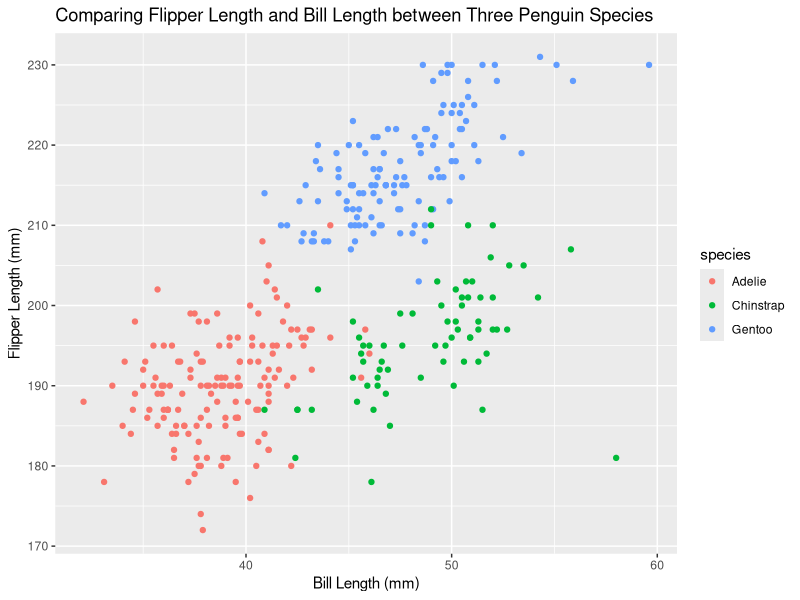
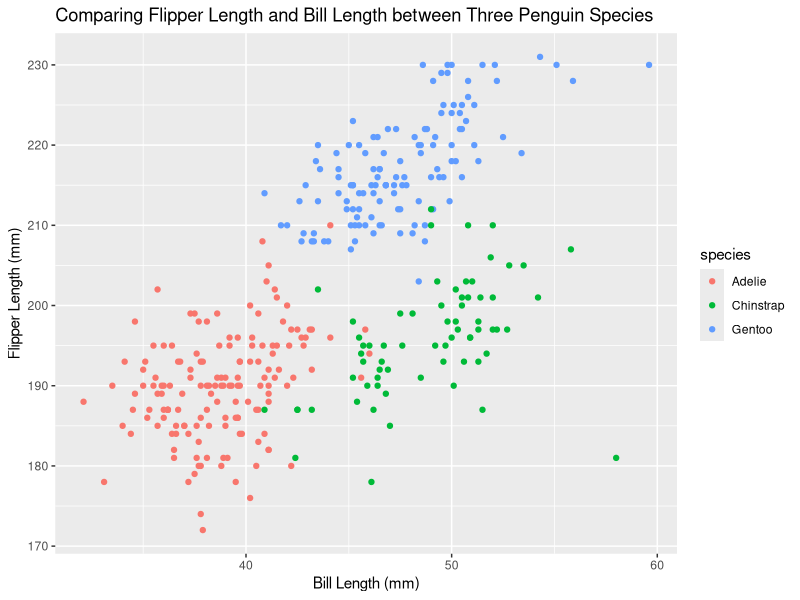

These figures' R source, in order:
## ---- chunk 1
#knitr::opts_chunk$set(echo = TRUE)
library(tidyverse)
#library(kableExtra)
#library(tibble)
## ---- chunk 2
prob1_df = 
  tibble(
    samp = rnorm(10),
    samp_gt_0 = samp > 0,
    char_vec = c("a", "b", "c", "d", "e", "f", "g", "h", "i", "j"),
    factor_vec = factor(c("low", "low", "low", "mod", "mod", "mod", "high", "high", "high", "high"))
  )
prob1_df
## ---- chunk 3
mean(pull(prob1_df, samp))
mean(pull(prob1_df, samp_gt_0))
mean(pull(prob1_df, char_vec))
mean(pull(prob1_df, factor_vec))
## ---- chunk 4
as.numeric(pull(prob1_df, samp))
as.numeric(pull(prob1_df, samp_gt_0)) #this works
as.numeric(pull(prob1_df, char_vec)) #this does not
as.numeric(pull(prob1_df, factor_vec)) #this one worked
## ---- chunk 5
#convert the logical vector to numeric, and multiply the random sample by the result
as.numeric(pull(prob1_df, samp_gt_0)) * pull(prob1_df, samp)

#convert the logical vector to a factor, and multiply the random sample by the result
factor(pull(prob1_df, samp_gt_0)) * pull(prob1_df, samp)

#convert the logical vector to a factor and then convert the result to numeric, and multiply the random sample by the result
as.numeric(factor(pull(prob1_df, samp_gt_0))) * pull(prob1_df, samp)
## ---- chunk 6
data("penguins", package = "palmerpenguins")
## ---- chunk 7
dim(penguins) #printing th dimentions
variable.names(penguins) #the vraible names
mean(penguins$flipper_length_mm, na.rm=TRUE) #mean flipper length
## ---- chunk 8
summary(penguins) #this gives us a summary of the varaibles. 
## ---- chunk 9
penguins %>% 
  group_by(species, island) %>%
  summarise(n = n(),
            bill_lenth_mean = mean(bill_length_mm, na.rm = TRUE),
            bill_dept_mean  = mean(bill_depth_mm, na.rm = TRUE), 
            flipper_lenth_mean = mean(flipper_length_mm, na.rm = TRUE),
            body_mass_mean = mean(body_mass_g, na.rm = TRUE)) 

## ---- chunk 10
p <- ggplot(penguins, aes( bill_length_mm, flipper_length_mm)) + 
    geom_point(aes(colour = species)) + 
    ggtitle("Comparing Flipper Length and Bill Length between Three Penguin Species") +
    xlab("Bill Length (mm)") +
    ylab("Flipper Length (mm)")
p
#Exporing the graph and saving it in the porject directory. 
ggsave("scatter_plot_penguin.pdf", height = 4, width = 6) 
